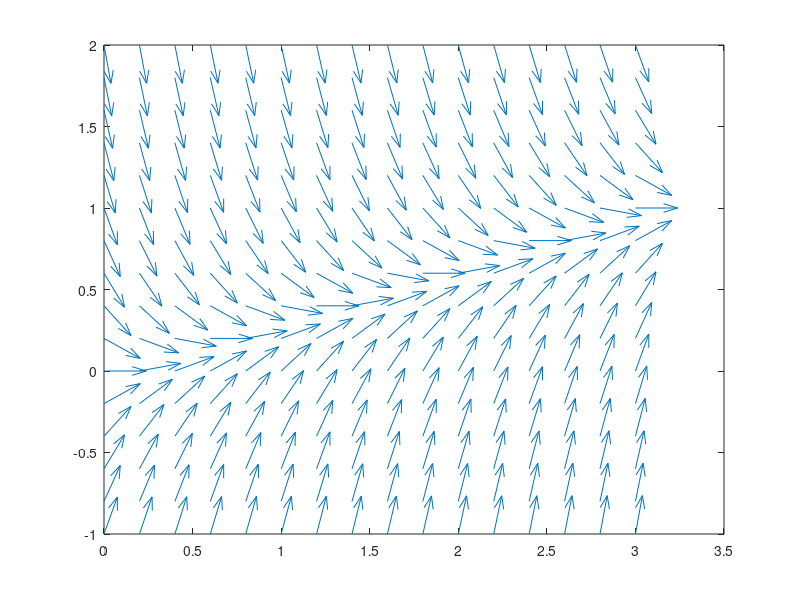

MATLAB code for this plot:
%definir a malha
[t,y] = meshgrid(0:0.2:3,-1:0.2:2);
%calcular o campo de direções
dt = ones(size(t));
dy = t-3.*y;
%normaliza os vetores 
L = sqrt(dt.^2 + dy.^2);
%traçar o campo de direções
quiver(t,y,dt./L,dy./L);
